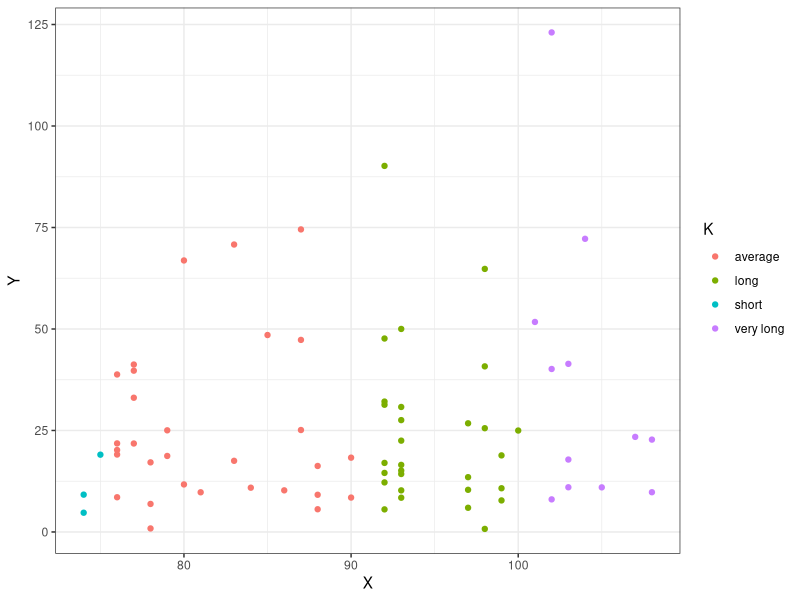

Write R code to recreate this figure.
library(dplyr)
library(ggplot2)
# read data
df = read.csv("final_project/SelfRef_Maths_Exp1.csv")

# randomization seed 
set.seed(713)

# we used a subset of 75 children who answered the simple algebra word question 
# incorrectly and in each case inspected the length of the question. 
# in interest of classification, we separated them into 4 categories dictating
# the question length as short, average, long or very long

wrong = df[df$ResponseCode == 0 & nchar(df$QuestionText)>0, ]
i = sample(1:nrow(wrong), 75)
subdf = wrong[i, ]
# get lengths of question
lengths = as.numeric(sapply(subdf$QuestionText, nchar))
# time to answer question, in miliseconds
time = subdf$ResponseRT
# categorization of question length
category <- case_when(
  lengths <= 75 ~ "short",
  lengths <= 90 ~ "average",
  lengths <= 100 ~ "long",
  TRUE ~ "very long"  
)
# out df for model
out_df = data.frame(
  K = category, 
  # convert to seconds
  Y = time*0.001,
  X = lengths
)
# plotting to make sure it's all working
print( ggplot(out_df, aes(x = X, y = Y, col = K)) + geom_point() + theme_bw() )

# write to CSV
write.csv( out_df, file = "main_data.csv", row.names = FALSE)
